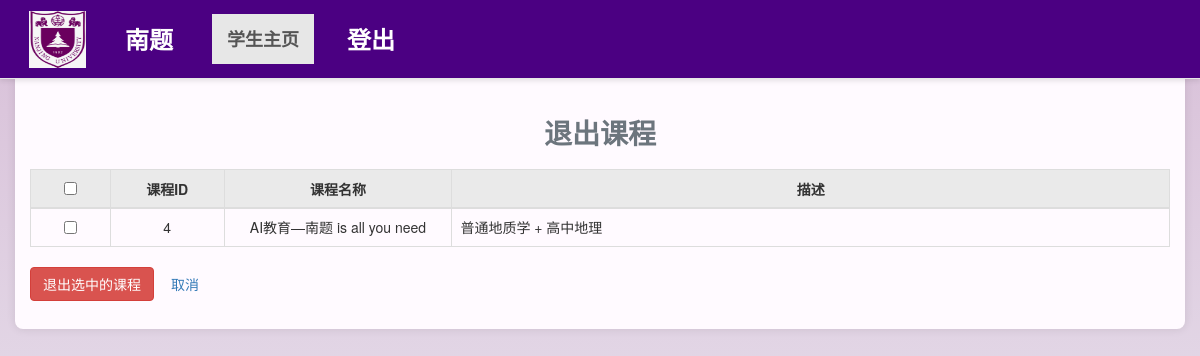
Screenshot of /leave_course/ (signed in) with the database file from the repository.
### users/models.py (models this page shows, shortened)
class StudentCourse(models.Model):
    StudentID = models.ForeignKey(
        Student, on_delete=models.CASCADE, related_name="student_courses"
    )  # 外键关联学生表
    CourseID = models.ForeignKey(
        Course, on_delete=models.CASCADE, related_name="student_courses"
    )  # 外键关联课程表
    class Meta:
        db_table = "StudentCourse"  # 表名
        unique_together = ("StudentID", "CourseID")  # 联合唯一索引
        indexes = [
            models.Index(
                fields=["StudentID", "CourseID"], name="idx_student_course"
            ),  # 经常需要根据StudentID和CourseID两个字段一起查询数据，故建立复合索引
        ]

class Course(models.Model):
    CourseID = models.AutoField(primary_key=True)
    TeacherID = models.ForeignKey(
        Teacher, on_delete=models.CASCADE, related_name="courses"
    )
    Name = models.CharField(max_length=100)
    Description = models.TextField(null=True, blank=True)
    class Meta:
        db_table = "Course"
        indexes = [
            models.Index(fields=["TeacherID"], name="idx_course_teacher"),
        ]

### users/views.py (the view, shortened to what this page needs)
# urls.py: path("leave_course/", views.leave_course, name="leave_course"),
def leave_course(request):
    student_id = request.session.get("student_id")
    if not student_id:
        messages.error(request, "无权限访问学生主页")
        return redirect("login")
    student = Student.objects.get(StudentID=student_id)
    enrolled_courses = StudentCourse.objects.filter(StudentID=student)
    return render(request, "leave_course.html", {"enrolled_courses": enrolled_courses})

### templates/leave_course.html (shortened to what this page needs)
{% extends 'base.html' %}
{% block content %}
<h2 class="page-title">退出课程</h2>
<form method="POST">
    <table class="table table-bordered">
        <thead>
            <tr>
                <th style="width: 7%;"><input type="checkbox" id="select-all-courses"></th>
                <th style="width: 10%;">课程ID</th>
                <th style="width: 20%;">课程名称</th>
                <th style="width: 63%;">描述</th>
            </tr>
        </thead>
        <tbody>
            {% for sc in enrolled_courses %}
            <tr>
                <td><input type="checkbox" name="course_ids" class="course-checkbox" value="{{ sc.CourseID.CourseID }}"></td>
                <td>{{ sc.CourseID.CourseID }}</td>
                <td>{{ sc.CourseID.Name }}</td>
                <td style="text-align: left;">{{ sc.CourseID.Description|default:"无" }}</td>
            </tr>
            {% empty %}
            <tr>
                <td colspan="4">您尚未加入任何课程</td>
            </tr>
            {% endfor %}
        </tbody>
    </table>
    <button type="submit" class="btn btn-danger">退出选中的课程</button>
    <a href="{% url 'student_dashboard' %}" class="btn btn-secondary">取消</a>
</form>
{% endblock %}

### static/css/styles.css (style rules this page uses)
body { font-family: 'Arial', sans-serif; color: #333; background: linear-gradient(180deg, #D8BFD8 0%, #eef1f5 100%); margin: 0; padding: 0; }
.page-title { text-align: center; font-size: 2em; color: #6c757d; margin-bottom: 20px; font-weight: bold; }
table { border-collapse: collapse; width: 100%; margin-bottom: 20px; }
table th, table td { border: 2px solid #6c5ce7; padding: 10px; text-align: center; }
th { background-color: #eaeaea; }
h2 { text-align: center; margin-bottom: 20px; color: #333; }

### rows the page displays
StudentCourse: CourseID.CourseID "4", CourseID.Name "AI教育—南题 is all you need", CourseID.Description "普通地质学 + 高中地理"
